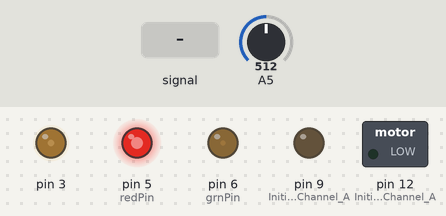
This sketch was run on a simulated Arduino Uno, built with avr-gcc and run on an emulated ATmega328P. Shown: switched loads named in the sketch (green lamp = pin HIGH), output pins drawn as LEDs (lit = HIGH). Dashed ring = blinking. The test bench sets the inputs (shaded band); at power-on: A5 = 512. What the sketch prints to the serial monitor is not drawn.

Above: at 1.2 s.
1.3 s: A5 fed a 2 Hz sine of ±306 counts around its level
At 1.96 s:
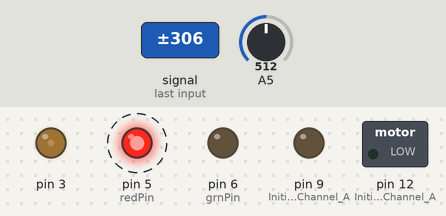
4.3 s: A5 set to 900
At 5.2 s:
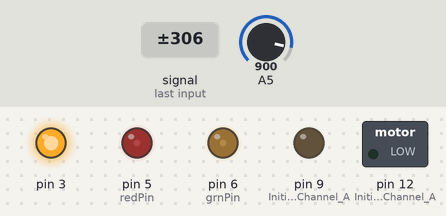
5.8 s: A5 set to 1023
At 6.4 s:
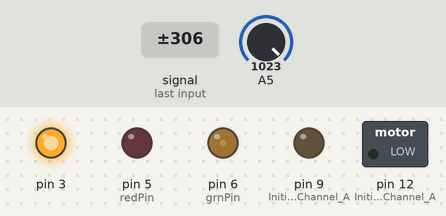
7.3 s: A5 set to 511
At 8.5 s:
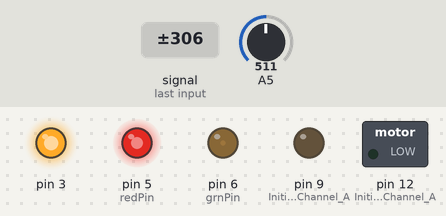
8.8 s: A5 set to 716
At 10.0 s:
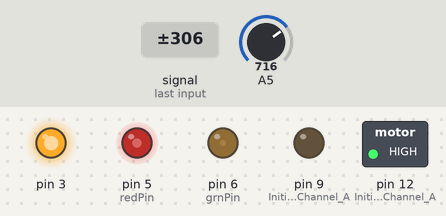
10.3 s: A5 set to 306
At 11.0 s:
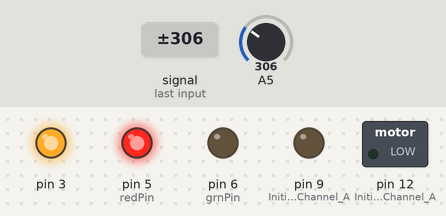
Timing chart, 0 to 12.8 s (numbered marks = the images above; inputs shaded):
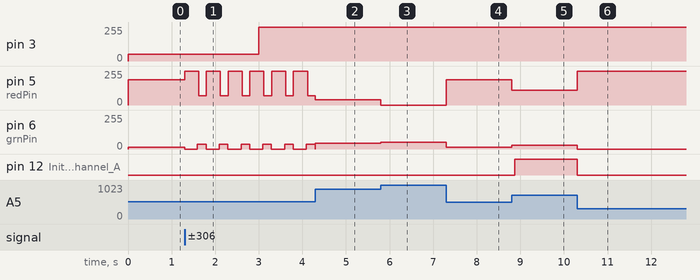

The sketch:

PriorityDo.ino
```cpp
#include <Time.h>;

int state = 0;

const int bottomPosition = 1000.0;
const int topPosition = 350.0;
int secondsToRise = 10; // To get from weight sensor

int pastTimeBlocks = 0; // Past number of time blocks
long currentTimeBlockDistance = 0; // Distance travelled during a time block
int millisPerTimeBlock = 200;

int previousPosition = bottomPosition + 100; // The position of the bellows in the last iteration

long milliStartTime;

// Lights
int redPin = 5;  // green wire after resistor
int grnPin = 6; // blue   "

void setup() {

  // Setup Channel A
  pinMode(12, OUTPUT); // Initiates Motor Channel A pin
  pinMode(9, OUTPUT); // Initiates Brake Channel A pin
  digitalWrite(9, LOW); // Disengage the Brake for Channel A

  Serial.begin(115200);

  milliStartTime = millis();

  pinMode(redPin, OUTPUT);
  pinMode(grnPin, OUTPUT);
}


void loop(){
  long timeDifferenceMillis =  millis() - milliStartTime;
  int currentPosition = analogRead(A5);


  // Lights
  float i = (currentPosition - topPosition + 0.0f)/(bottomPosition - topPosition + 0.0f);
  i = constrain(i, 0, 1);
  i = 1 - i;
  Serial.println(i);


  analogWrite(redPin, 255*i);
  analogWrite(grnPin, 50*(1.0f-i));

  int targetPosition;
  float distanceOffsetPerMilli; // Distance to travel per ms

  int distanceOffset;
  long timeInMillis;
  int numberOfBlocks;
  int timeThatShouldBeLeft;
  int trueTimeLeft;
  int positionOffset;
  float msTimeAdded;

  switch(state) {
    case 0: // Return to base position
      if (timeDifferenceMillis > 3000) {
        state = 1;
        Serial.println("Changing to slow rise");
        milliStartTime = millis();
        previousPosition = currentPosition;
      }
      else {
        moveToTarget(currentPosition, bottomPosition, 50);
      }
    break;
    case 1: // Slowly Rise
      distanceOffset = currentPosition - previousPosition;
      currentTimeBlockDistance += distanceOffset;

      numberOfBlocks = timeDifferenceMillis / millisPerTimeBlock;

      if (numberOfBlocks > pastTimeBlocks) { // A new block has been completed
        //Serial.println("Block");
        if (currentTimeBlockDistance > 20) { // As inverted
          Serial.println("Someone has pushed the sensor");

          // Where we are
          distanceOffsetPerMilli = ((bottomPosition - topPosition) + 0.0) / (secondsToRise * 1000);
          trueTimeLeft = (bottomPosition - currentPosition) / distanceOffsetPerMilli;

          msTimeAdded = (abs(timeDifferenceMillis -  trueTimeLeft));
          milliStartTime += msTimeAdded;


          // Update block numbers, as we're effectivly repeating blocks
          pastTimeBlocks -= (msTimeAdded / millisPerTimeBlock);
        }
        pastTimeBlocks += 1;
        currentTimeBlockDistance = 0;
      }

      distanceOffsetPerMilli = ((bottomPosition - topPosition) + 0.0) / (secondsToRise * 1000);
      distanceOffset = distanceOffsetPerMilli * timeDifferenceMillis; // How far it should be up

      targetPosition = bottomPosition - distanceOffset;
      targetPosition = max(topPosition, targetPosition);
  /*
      Serial.println("Target");
      Serial.println(targetPosition);
      Serial.println("distanceOffsetPerMilli");
      Serial.println(distanceOffsetPerMilli);
*/
      previousPosition = currentPosition;

      moveToTarget(currentPosition, targetPosition, 255);

      /*
      Serial.println("Moving from:");
      Serial.println(currentPosition);

      Serial.println("Moving to:");
      Serial.println(targetPosition);

      Serial.println();

  */
      /*
      Serial.println("Sensor Reading");
      Serial.println(currentPosition);
      Serial.println("Target");
      Serial.println(targetPosition);
      Serial.println("distanceOffsetPerSecond");
      Serial.println(distanceOffsetPerSecond);
      Serial.println("distanceOffset");
      Serial.println(distanceOffset);
      Serial.println("Target");
      Serial.println(targetPosition);
      Serial.println("");
      */

      if (topPosition > currentPosition) {
        // We're at the top :D
      }

    break;
    case 2:

    break;
  }
}

void moveToTarget(int currentPosition, int targetPosition, int power){
  int delta = targetPosition - currentPosition;
  if (delta < 0) {
    digitalWrite(12, HIGH);
    analogWrite(3, power);   //Spins the motor on Channel A at full speed

  }
  else{
    digitalWrite(12, LOW);
    analogWrite(3, power);   //Spins the motor on Channel A at full speed

  }
}
```

Measured:
- after the input at 1.3 s, pin 5 (redPin): alternates 255/255 for 0.32 s and 71/255 for 0.18 s, starting at once; pin 6 (grnPin): 12/255 → 0/255 at once, then repeats every 0.50 s: 34/255 0.01 s, 35/255 0.02 s, 36/255 0.01 s, 35/255 0.02 s, 34/255 0.14 s, 0/255 0.30 s
- after the input at 4.3 s, pin 12 (Initiates_Motor_Channel_A): stays LOW (without the input it goes to HIGH after 1.3 s)
- after the input at 5.8 s, pin 5 (redPin): 39/255 → 0/255 at once; pin 6 (grnPin): 42/255 → 50/255 at once
- after the input at 7.3 s, pin 5 (redPin): 0/255 → 191/255 at once; pin 6 (grnPin): 50/255 → 12/255 at once
- after the input at 8.8 s, pin 5 (redPin): 191/255 → 111/255 at once; pin 6 (grnPin): 12/255 → 28/255 at once; pin 12 (Initiates_Motor_Channel_A): LOW → HIGH after 0.08 s
- after the input at 10.3 s, pin 5 (redPin): 111/255 → 255/255 at once; pin 6 (grnPin): 28/255 → 0/255 at once; pin 12 (Initiates_Motor_Channel_A): HIGH → LOW at once
